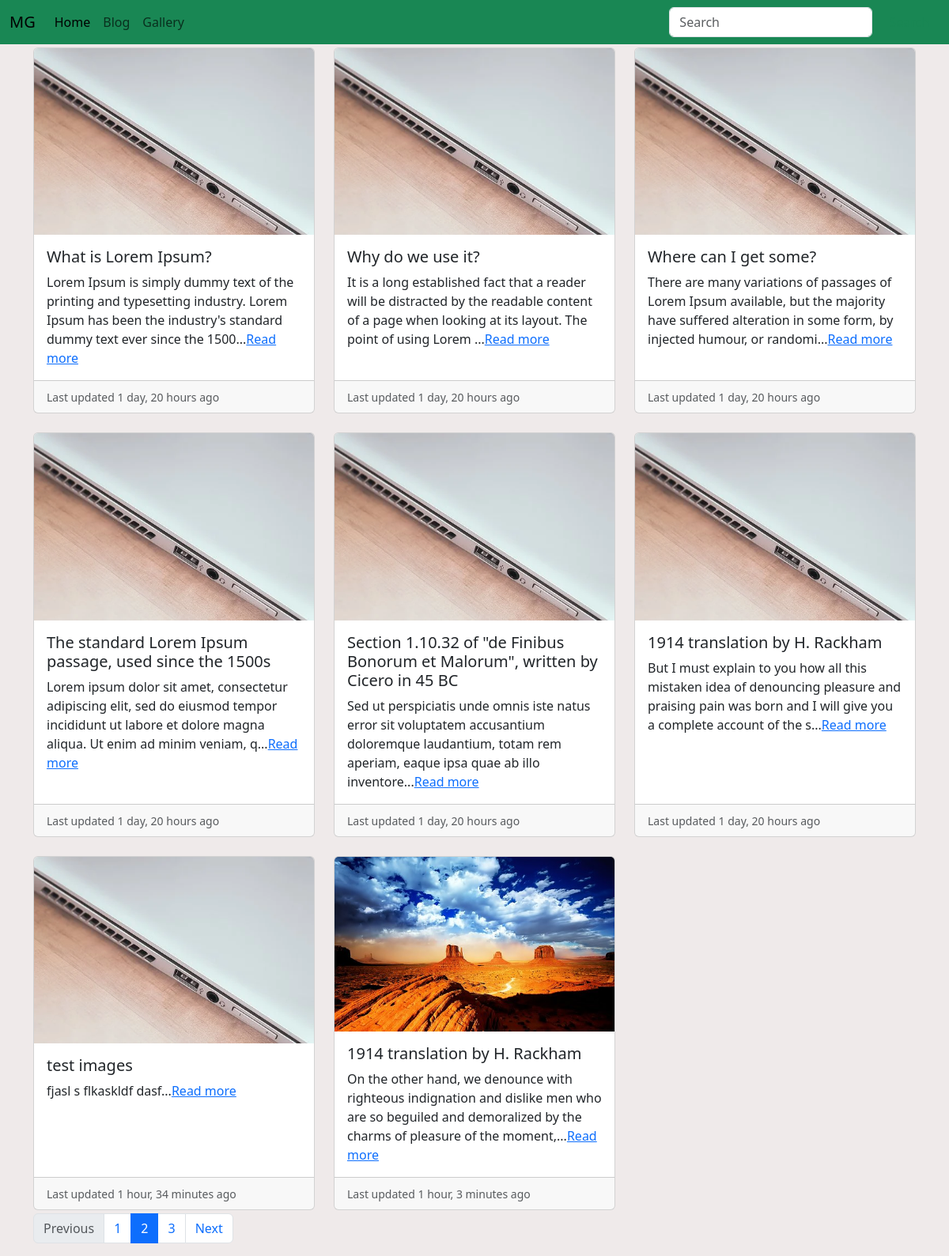
The page / on the database its author committed.
### myblog/models.py (models this page shows, shortened)
class Blog(models.Model):
    title = models.CharField(max_length=200)
    content = models.TextField()
    image = models.ImageField(upload_to='blog_images/', null=True, blank=True)
    created_at = models.DateTimeField(auto_now_add=True)
    updated_at = models.DateTimeField(auto_now=True)
    def short_content(self):
        return self.content[:150] + "..."

### myblog/views.py (the view)
# urls.py: path('', views.blog_home, name='home'),
def blog_home(request):
    blogs = Blog.objects.all()
    context = {
        'blogs': blogs,
    }
    return render(request, 'myblog/blog_home.html', context)

### myblog/templates/myblog/blog_home.html (shortened to what this page needs)
{% extends "myblog/base.html" %}
{% load static %}
{% block content %}
<div class="row row-cols-1 row-cols-md-3 g-4">
  {% for blog in blogs %}
  <div class="col">
    <div class="card h-100">
      {% if blog.image %}
      <img src="{{blog.image.url}}" class="card-img-top" alt="Image Not Found">
      {% else %}
      <img src="{% static 'myblog/img/dumy_post_img.png' %}" class="card-img-top" alt="Default Image">
      {% endif %}
      <div class="card-body">
        <h5 class="card-title">{{blog.title}}</h5>
        <p class="card-text">{{blog.short_content}}<a href="{% url 'blog-detail' blog.pk %}">Read more</a></p>
      </div>
      <div class="card-footer">
        <small class="text-muted">Last updated {{blog.created_at | timesince}} ago</small>
      </div>
    </div>
  </div>
  {% empty %}
  <p>No Post Found!</p>
  {% endfor %}
</div>
<nav aria-label="...">
  <ul class="pagination mt-1">
    <li class="page-item disabled">
      <span class="page-link">Previous</span>
    </li>
    <li class="page-item"><a class="page-link" href="#">1</a></li>
    <li class="page-item active" aria-current="page">
      <span class="page-link">2</span>
    </li>
    <li class="page-item"><a class="page-link" href="#">3</a></li>
    <li class="page-item">
      <a class="page-link" href="#">Next</a>
    </li>
  </ul>
</nav>
{% endblock %}

### myblog/templates/myblog/base.html (shortened to what this page needs)
{% load static %}
<!doctype html>
<html lang="en">
  <head>
    <link href="https://cdn.jsdelivr.net/npm/bootstrap@5.3.3/dist/css/bootstrap.min.css" rel="stylesheet">
    <link rel="stylesheet" href="https://cdnjs.cloudflare.com/ajax/libs/font-awesome/6.7.2/css/all.min.css" />
    <link href="{% static 'myblog/css/style.css' %}" rel="stylesheet">
  </head>
  <body>
    <nav class="navbar navbar-expand-lg bg-success mb-1">
        <div class="container-fluid">
          <a class="navbar-brand" href="{% url 'home' %}">MG</a>
          <div class="collapse navbar-collapse" id="navbarSupportedContent">
            <ul class="navbar-nav me-auto mb-2 mb-lg-0">
              <li class="nav-item">
                <a class="nav-link active" aria-current="page" href="{% url 'home' %}">Home</a>
              </li>
              <li class="nav-item">
                <a class="nav-link" href="{% url 'blog-list' %}">Blog</a>
              </li>
              <li class="nav-item">
                <a class="nav-link" href="#">Gallery</a>
              </li>
            </ul>
            <form class="d-flex" role="search">
              <input class="form-control me-2" type="search" placeholder="Search" aria-label="Search">
              <button class="btn btn-outline-success" type="submit">Search</button>
            </form>
          </div>
        </div>
      </nav>
    <div class="container">
    {% block content %}
    {% endblock %}
    </div>
  </body>
</html>

### myblog/static/myblog/css/style.css (style rules this page uses)
body { background-color: rgb(239, 234, 234); }

### rows shown on the page
Blog: title "What is Lorem Ipsum?", short_content "Lorem Ipsum is simply dummy text of the printing and typesetting industry. Lorem Ipsum has been the industry's standard dummy text ever since the 1500...", created_at "1 day, 20 hours"
Blog: title "Why do we use it?", short_content "It is a long established fact that a reader will be distracted by the readable content of a page when looking at its layout. The point of using Lorem ...", created_at "1 day, 20 hours"
Blog: title "Where can I get some?", short_content "There are many variations of passages of Lorem Ipsum available, but the majority have suffered alteration in some form, by injected humour, or randomi...", created_at "1 day, 20 hours"
Blog: title "The standard Lorem Ipsum passage, used since the 1500s", short_content "Lorem ipsum dolor sit amet, consectetur adipiscing elit, sed do eiusmod tempor incididunt ut labore et dolore magna aliqua. Ut enim ad minim veniam, q...", created_at "1 day, 20 hours"
Blog: title "Section 1.10.32 of \"de Finibus Bonorum et Malorum\", written by Cicero in 45 BC", short_content "Sed ut perspiciatis unde omnis iste natus error sit voluptatem accusantium doloremque laudantium, totam rem aperiam, eaque ipsa quae ab illo inventore...", created_at "1 day, 20 hours"
Blog: title "1914 translation by H. Rackham", short_content "But I must explain to you how all this mistaken idea of denouncing pleasure and praising pain was born and I will give you a complete account of the s...", created_at "1 day, 20 hours"
Blog: title "test images", short_content "fjasl s flkaskldf dasf...", created_at "1 hour, 34 minutes"
Blog: image (picture), title "1914 translation by H. Rackham", short_content "On the other hand, we denounce with righteous indignation and dislike men who are so beguiled and demoralized by the charms of pleasure of the moment,...", created_at "1 hour, 3 minutes"
